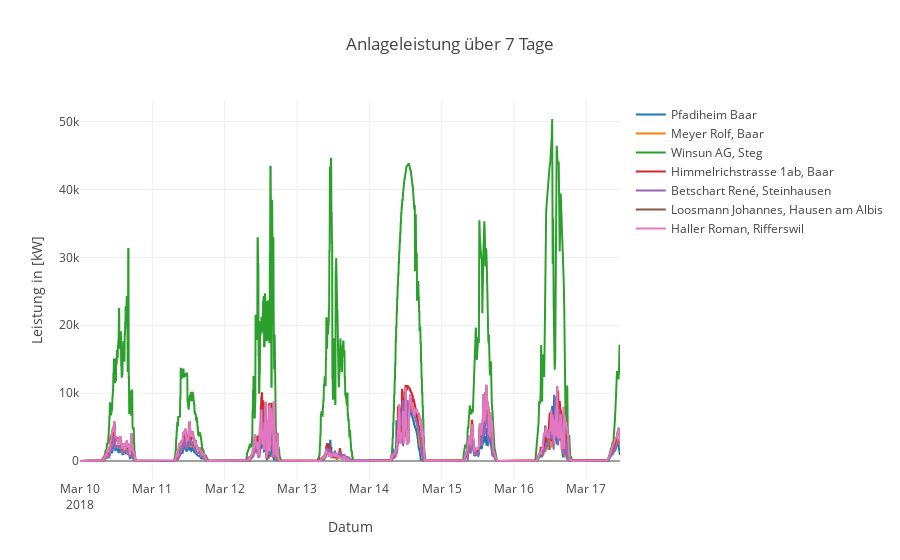

The notebook cell saved with this chart:
### Code cell
import plotly
from plotly.offline import download_plotlyjs, init_notebook_mode, plot, iplot
from plotly.graph_objs import *
init_notebook_mode(connected=True) #need to use plotly offline

data = Data([Scatter(x=df1.datetime, y=df1.value_watt, name='Pfadiheim Baar'),
             Scatter(x=df2.datetime, y=df2.value_watt, name='Meyer Rolf, Baar'),
             Scatter(x=df3.datetime, y=df3.value_watt, name='Winsun AG, Steg'),
             Scatter(x=df4.datetime, y=df4.value_watt, name='Himmelrichstrasse 1ab, Baar'),
             Scatter(x=df5.datetime, y=df5.value_watt, name='Betschart René, Steinhausen'),
             Scatter(x=df6.datetime, y=df7.value_watt, name='Loosmann Johannes, Hausen am Albis'),
             Scatter(x=df7.datetime, y=df7.value_watt, name='Haller Roman, Rifferswil')])


layout = Layout(
    title='Anlageleistung über 7 Tage',
    yaxis=dict(title='Leistung in [kW]'),
    xaxis=dict(title='Datum')
)

fig = Figure(data=data, layout=layout)

iplot(fig, filename = 'basic-line')

### Figure 1 — Plotly figure (JSON) as saved in the notebook; plotly's stock layout.template omitted (floating-point values rounded to 4 significant figures; data arrays with more than 128 entries replaced by an {"elided": "..."} marker saying what was removed)
{"data": [{"name": "Pfadiheim Baar", "type": "scatter", "x": {"elided": "1763 str values"}, "y": {"elided": "1763 int values"}}, {"name": "Meyer Rolf, Baar", "type": "scatter", "x": {"elided": "1763 str values"}, "y": {"elided": "1763 int values"}}, {"name": "Winsun AG, Steg", "type": "scatter", "x": {"elided": "1763 str values"}, "y": {"elided": "1763 int values"}}, {"name": "Himmelrichstrasse 1ab, Baar", "type": "scatter", "x": {"elided": "1763 str values"}, "y": {"elided": "1763 int values"}}, {"name": "Betschart René, Steinhausen", "type": "scatter", "x": {"elided": "1763 str values"}, "y": {"elided": "1763 int values"}}, {"name": "Loosmann Johannes, Hausen am Albis", "type": "scatter", "x": {"elided": "1763 str values"}, "y": {"elided": "1763 int values"}}, {"name": "Haller Roman, Rifferswil", "type": "scatter", "x": {"elided": "1763 str values"}, "y": {"elided": "1763 int values"}}], "layout": {"title": "Anlageleistung über 7 Tage", "xaxis": {"title": "Datum"}, "yaxis": {"title": "Leistung in [kW]"}}}
